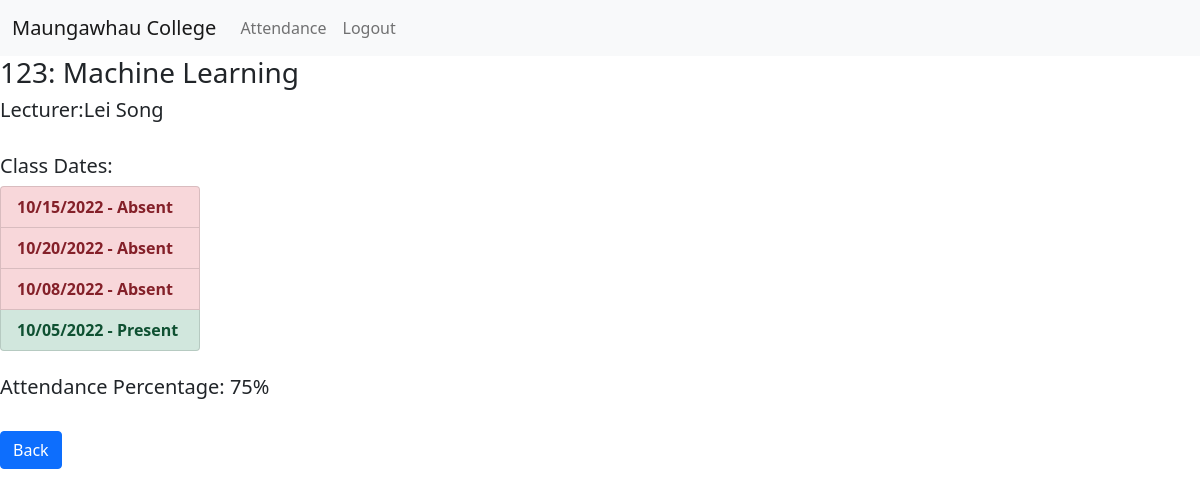
/student_attendance_detail/14 (signed in), run on the app's committed database.
### attendance/models.py (models this page shows, shortened)
class Class(models.Model):
    number = models.CharField(max_length=6)
    course = models.ForeignKey(Course, on_delete=models.CASCADE)
    semester = models.ForeignKey(Semester, on_delete=models.CASCADE)
    lecturer = models.ForeignKey(Lecturer, on_delete=models.SET_NULL, blank=True, null=True)
    students = models.ManyToManyField(Student, blank=True, null=True, related_name="enrolled_student")
    def __str__(self):
        return self.number +": "+self.course.__str__()

class Course(models.Model):
    code = models.CharField(max_length=9)
    name = models.CharField(max_length=50)
    def __str__(self):
        return self.name

class Lecturer(models.Model):
    lecturer_id = models.AutoField(validators=[MinValueValidator(20000001), MaxValueValidator(30000000)],                                   primary_key=True)
    dob = models.DateField(blank=True, null=True)
    user = models.OneToOneField(User, on_delete=models.CASCADE)
    def __str__(self):
        return self.user.first_name + " " + self.user.last_name

class CollegeDay(models.Model):
    collegedate = models.DateField()
    collegeclass = models.ForeignKey(Class, on_delete=models.CASCADE)
    students = models.ManyToManyField(Student,blank=True, null=True, related_name="collegeday_student")
    def __str__(self):
        return self.collegedate.strftime('%m/%d/%Y')

### attendance/views.py (the view)
# urls.py: path("student_attendance_detail/<int:class_id>", studentAttendanceDetail, name="student-attendance-detail"),
def studentAttendanceDetail(request, class_id):
    student_id = request.user.student.student_id
    student = get_object_or_404(Student, student_id=student_id)
    selected_class = Class.objects.get(id=class_id)
    total_collegedays = CollegeDay.objects.filter(collegeclass_id=class_id)
    attended_collegedays = CollegeDay.objects.filter(collegeclass_id=class_id, students=student_id)
    attendance_result = attended_collegedays.count() / total_collegedays.count()
    attendance_percentage = str(round(attendance_result * 100)) + '%'
    return render(request, "student/student-attendance-detail.html", {
        "current_student": student,
        "selected_class": selected_class,
        "attended_classes": total_collegedays,
        "percentage": attendance_percentage
    })

### attendance/templates/student/student-attendance-detail.html (shortened to what this page needs)
{% extends 'base.html' %}
{% block content %}
    {% if user.is_authenticated and user.groups.all.0.name == "Student" %}
        <h3>{{ selected_class }} </h3>
        <h5>Lecturer:{{ selected_class.lecturer }} </h5>
        <br>
        <h5>Class Dates:</h5>
        <ul class="list-group" style="width: 200px; font-weight: bold">
            {% for collegeday in selected_class.collegeday_set.all %}
                {% if collegeday %}
                    {% if current_student not in collegeday.students.all %}
                        <li class="list-group-item list-group-item-success">
                            {{ collegeday }} - Present
                        </li>
                    {% else %}
                        <li class="list-group-item list-group-item-danger">
                            {{ collegeday }} - Absent
                        </li>
                    {% endif %}
                {% else %}
                    No Dates
                {% endif %}
            {% endfor %}
        </ul>
        <br>
        <h5>Attendance Percentage: {{ percentage }}</h5>
        <br>
        <a href="{% url 'student-attendance' %}" class="btn btn-primary">Back</a>
    {% else %}
        <H1> YOU DONT HAVE ACCESS</H1>
    {% endif %}
{% endblock %}

### attendance/templates/base.html (shortened to what this page needs)
<!doctype html>
<html lang="en">
<head>
    <link href="https://cdn.jsdelivr.net/npm/bootstrap@5.1.3/dist/css/bootstrap.min.css" rel="stylesheet"
>
</head>
<body>
<nav class=" navbar navbar-expand-lg navbar-light bg-light">
    <div class="container-fluid">
        <a class="navbar-brand" href="#">Maungawhau College </a>
        <div class="collapse navbar-collapse" id="navbarSupportedContent">
            <ul class="navbar-nav me-auto mb-2 mb-lg-0">
                {% for group in user.groups.all %}
                    {% if group.name == "Student" %}
                        <li class="nav-item">
                            <a class="nav-link" href="{% url "student-attendance" %}">Attendance</a>
                        </li>
                    {% elif group.name == "Lecturer" %}
                        <li class="nav-item">
                            <a class="nav-link" href="{% url "class-list" %}">Classes</a>
                        </li>
                    {% endif %}
                {% endfor %}
                <li class="nav-item">
                    {% if user.is_authenticated %}
                        <a class="nav-link" href="{% url "logout" %}">Logout</a>
                    {% else %}
                        <a class="nav-link" href="{% url "login" %}">Login</a>
                    {% endif %}
                </li>
            </ul>
        </div>
    </div>
</nav>
{% block content %}
{% endblock %}
</body>
</html>

### data on the page
Class: number+course "123: Machine Learning", lecturer "Lei Song"
CollegeDay: collegedate "10/15/2022"
CollegeDay: collegedate "10/20/2022"
CollegeDay: collegedate "10/08/2022"
CollegeDay: collegedate "10/05/2022"

### other printed values
{{ percentage }} "75%"
